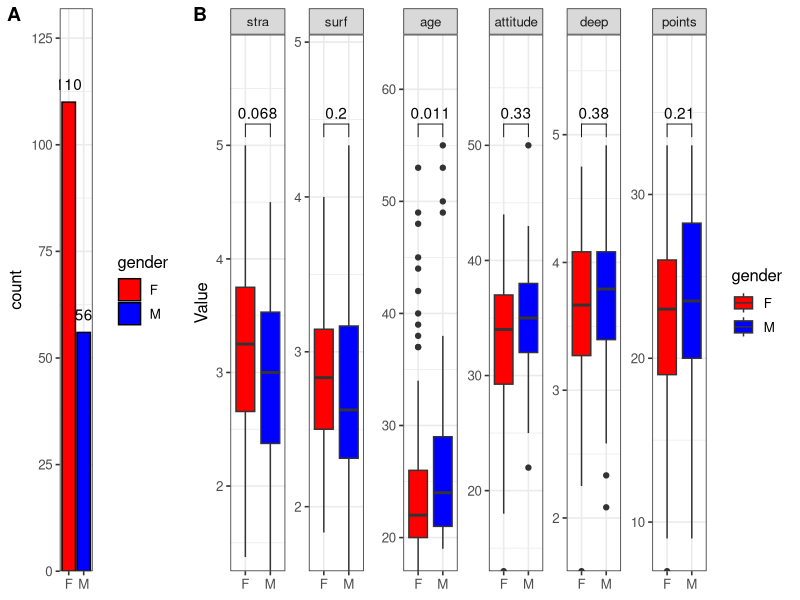
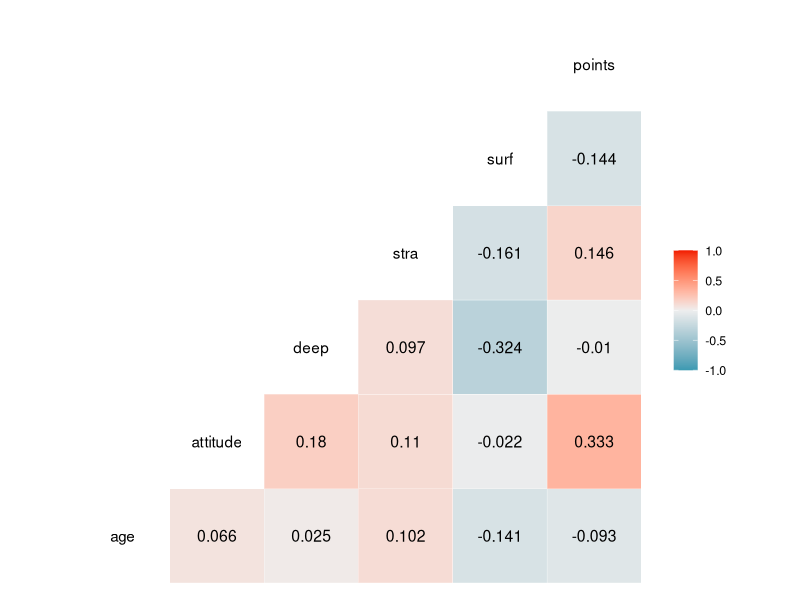
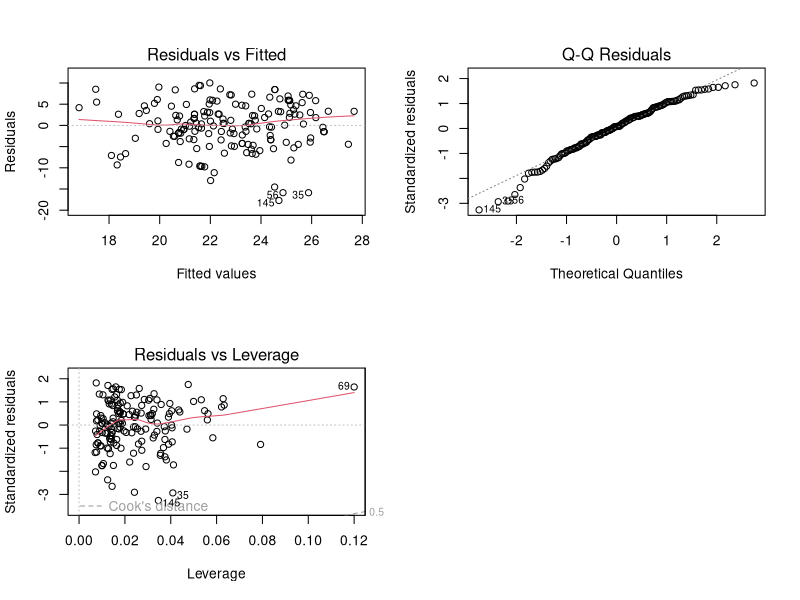

Write the R code that produced these figures, in order.
## ---- chunk 1
# Read file that was wrangled
students2014 <- read.delim("Data/learning2014.tsv", header = T, sep = "\t")

# Structure and dimensions
str(students2014)
# ...and dimensions
dim(students2014)
## ---- chunk 2
library(GGally)
library(ggpubr)
library(tidyverse)
library(broom)
## ---- chunk 3
summary(students2014)
## ---- chunk 4
## Lets gather our multi-column data to three columns to make plotting and data editing with grouping easier
to.ggplot <- students2014 %>% gather(key="Variable", value = "Value", -gender) 
## Check that everything is in order
str(to.ggplot)
## ---- chunk 5
## Lets test for normality so we can determine the best tests for statistical difference
normality.res <- to.ggplot %>%
  ## perform by groups
  group_by(Variable) %>% 
  ## create data.frame()-ception
  nest() %>% 
  ## perform shapiro-wilk to the nested DFs
  mutate(Shapiro.test = map(data, ~ shapiro.test(.x$Value))) %>% 
  ## use broom::glance to generate shapiro-wilk summary
  mutate(Shapiro.sum = Shapiro.test %>% map(glance)) %>%
  ## unlist the summary to make it more accessible
  unnest(Shapiro.sum)

## Save normally distributed and non-normally distributed variables into variables
normal.values <- normality.res$Variable[which(normality.res$p.value>0.05)]
non.normal <- normality.res$Variable[which(normality.res$p.value<=0.05)]

## Print the results
normal.values
non.normal
## ---- chunk 6

## generate a simple bar plot for counts of male and female subjects in the data set
p1 <- ggplot(dplyr::select(students2014, gender), aes(x=gender, fill=gender)) +
  geom_bar(colour="black") + 
  ## expand the y-axis so that the count labels don't cut off
  scale_y_continuous(expand = expansion(mult = c(0, .2))) + 
  geom_text(stat='count', aes(label=..count..), vjust=-1) +
  scale_fill_manual(values = c("red", "blue")) +
  theme_bw(12) + 
  ## remove unnecessary x axis title
  theme(axis.title.x = element_blank())

## Plot normally distributed variables as bar plots and perform t.test using stat_compare_means
p2.n <- ggplot(dplyr::filter(to.ggplot, Variable %in% normal.values), 
               aes(x = gender, y = Value, fill = gender, group=gender)) +
  geom_boxplot() + 
  ## expand the y-axis so that the P-value labels don't cut off
  scale_y_continuous(expand = expansion(mult = c(0, .2))) +
  scale_fill_manual(values = c("red", "blue")) + 
  ## Separate variables into different facets
  facet_wrap(~Variable, scales="free", nrow=1) + 
  ## perform T-test
  stat_compare_means(comparisons = list(c("F","M")), method = "t.test") +
  theme_bw(12) + 
  ## remove unnecessary legend  as it is in p2.nn
  ## remove unnecessary x axis title
  theme(legend.position = "none",
        axis.title.x = element_blank()) ## remove unnecessary legend  as it is in p2.nn

## Plot normally distributed variables as bar plots and perform t.test using stat_compare_means
p2.nn <- ggplot(dplyr::filter(to.ggplot, Variable %in% non.normal), 
                aes(x = gender, y = Value, fill = gender, group=gender)) +
  geom_boxplot() + 
  ## expand the y-axis so that the P-value labels don't cut off
  scale_y_continuous(expand = expansion(mult = c(0, .2))) +
  scale_fill_manual(values = c("red", "blue")) +
  ## Separate variables into different facets
  facet_wrap(~Variable, scales="free", nrow=1) +
   ## perform T-test
  stat_compare_means(comparisons = list(c("F","M")), method = "wilcox.test") +
  theme_bw(12) + 
  ## remove unnecessary y-axis title as it is in p2.n
  ## remove unnecessary x axis title
  theme(axis.title.y = element_blank(),
        axis.title.x = element_blank()) 
## Combine plots with ggpubr's ggarrange() for labeling
ggarrange(p1, p2.n, p2.nn, labels = c("A", "B"), nrow=1, widths = c(1,1,2.3))

## ---- chunk 7
## remove gender as it is not numeric and gives error
ggcorr(students2014[colnames(students2014) != "gender"], palette = "RdBu", label = TRUE, label_round=3) 
## ---- chunk 8
lm.data <- lm(points ~ attitude + stra + surf, data = students2014)
summary(lm.data)

## ---- chunk 9
par(mfrow = c(2,2))
plot(lm.data, which=c(1,2,5))
